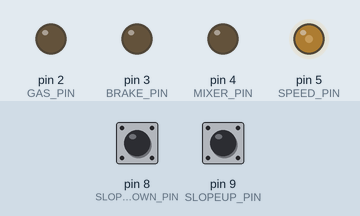
This sketch was run on a simulated Arduino Uno, built with avr-gcc and run on an emulated ATmega328P. Shown: output pins drawn as LEDs (lit = HIGH). The inputs (shaded band) are chosen by the test bench; at power-on: pin 8 (SLOPEDOWN_PIN) LOW, pin 9 (SLOPEUP_PIN) LOW.

Above: at 2.7 s.
2.8 s: pin 8 (SLOPEDOWN_PIN) pulled HIGH for 3.2 s
At 3.8 s:
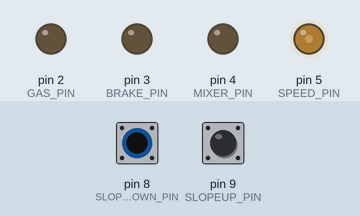
7.5 s: pin 8 (SLOPEDOWN_PIN) pulled HIGH for 1 s
At 9.0 s:
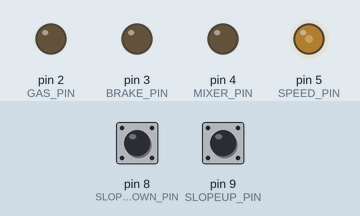
Timing chart, 0 to 10.5 s (numbered marks = the images above; inputs shaded):
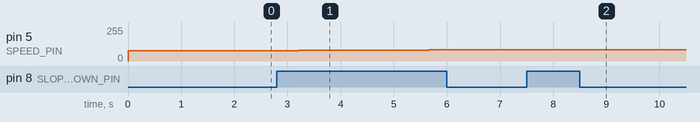

The sketch:

arduino_codeA.ino
```cpp
// --------------------------------------
// Include files
// --------------------------------------
#include <string.h>
#include <stdio.h>

// --------------------------------------
// Global Constants
// --------------------------------------
#define MESSAGE_SIZE 9
#define GAS_PIN 2
#define BRAKE_PIN 3
#define MIXER_PIN 4
#define SLOPEUP_PIN 9
#define SLOPEDOWN_PIN 8
#define SPEED_PIN 5

// --------------------------------------
// Global Variables
// --------------------------------------

/*** Planner ***/
int PC = 6; //number of secondary cycles per primary cycle
int SC = 0; //current secondary cycle. starts at 0
int f = 10; //duration of secondary cycle in ms
int time1 = 0; //time-tracking variable
int time2 = 0; //time-tracking variable
int flag = 0;

/*** Cart Control ***/
double speed = 55.5;
int slope = 0;
int gas = 0;
int brake = 0;
int mixer = 0;

bool request_received = false;
bool requested_answered = false;
char request[MESSAGE_SIZE+1];
char answer[MESSAGE_SIZE+1];

// --------------------------------------
// Function: comm_server
// --------------------------------------
int comm_server()
{
   static int count = 0;
   char car_aux;

   // If there were a received msg, send the processed answer or ERROR if none.
   // then reset for the next request.
   // NOTE: this requires that between two calls of com_server all possible
   //       answers have been processed.
   if (request_received) {
      // if there is an answer send it, else error
      if (requested_answered) {
          Serial.print(answer);
      } else {
          Serial.print("MSG: ERR\n");
      }
      // reset flags and buffers
      request_received = false;
      requested_answered = false;
      memset(request,'\0', MESSAGE_SIZE+1);
      memset(answer,'\0', MESSAGE_SIZE+1);
   }

   while (Serial.available()) {
      // read one character
      car_aux =Serial.read();

      //skip if it is not a valid character
      if  ( ( (car_aux < 'A') || (car_aux > 'Z') ) &&
           (car_aux != ':') && (car_aux != ' ') && (car_aux != '\n') ) {
         continue;
      }

      //Store the character
      request[count] = car_aux;

      // If the last character is an enter or
      // There are 9th characters set an enter and finish.
      if ( (request[count] == '\n') || (count == 8) ) {
         request[count] = '\n';
         count = 0;
         request_received = true;
         break;
      }

      // Increment the count
      count++;
   }
  speed_req();
  slope_req();
  gas_req();
  brake_req();
  mixer_req();
}


int speed_task()
{
  speed -= (0.25*slope - 0.5*gas + 0.5*brake)*PC*f/1000;
  speed = constrain(speed,0,100);
  //Serial.println(speed);

  int result = map(speed,0,70,0,100);
  analogWrite(SPEED_PIN, constrain(result,0,100));
  return 0;
}

// --------------------------------------
// Function: speed_req
// --------------------------------------
int speed_req()
{
   // If there is a request not answered, check if this is the one
   if ( (request_received) && (!requested_answered) &&
        (0 == strcmp("SPD: REQ\n",request)) ) {

      // send the answer for speed request
      char num_str[5];
      dtostrf(speed,4,1,num_str);
      sprintf(answer,"SPD:%s\n",num_str);

      // set request as answered
      requested_answered = true;
   }
   return 0;
}

int slope_task()
{
  if (digitalRead(SLOPEUP_PIN)==HIGH)
    {slope=1;}
  else if (digitalRead(SLOPEDOWN_PIN)==HIGH)
    {slope=-1;}
  else {slope=0;}
  return 0;
}
// --------------------------------------
// Function: slope_req
// --------------------------------------
int slope_req()
{
   // If there is a request not answered, check if this is the one
   if ( (request_received) && (!requested_answered) &&
        (0 == strcmp("SLP: REQ\n",request)) ) {

     if (slope==1)
     {sprintf(answer,"SLP:  UP\n");}
     else if (slope==-1)
     {sprintf(answer,"SLP:DOWN\n");}
     else {sprintf(answer,"SLP:FLAT\n");}
      // send the answer for slope request

      // set request as answered
      requested_answered = true;
   }
   return 0;
}

int gas_task()
{
  digitalWrite(GAS_PIN, gas);
  return 0;
}
// --------------------------------------
// Function: gas_req
// --------------------------------------
int gas_req()
{
   // If there is a request not answered, check if this is the one
   if ( (request_received) && (!requested_answered) ) {
      if (0 == strcmp("GAS: SET\n",request)) {
        gas = 1;
        sprintf(answer,"GAS:  OK\n");
        requested_answered = true;
      }
      else if (0 == strcmp("GAS: CLR\n",request)) {
        gas = 0;
        sprintf(answer,"GAS:  OK\n");
        requested_answered = true;
      }
    }
   return 0;
}

int brake_task()
{
  digitalWrite(BRAKE_PIN, brake);
  return 0;
}
// --------------------------------------
// Function: brake_req
// --------------------------------------
int brake_req()
{
   // If there is a request not answered, check if this is the one
   if ( (request_received) && (!requested_answered) ) {
      if (0 == strcmp("BRK: SET\n",request)) {
        brake = 1;
        sprintf(answer,"BRK:  OK\n");
        requested_answered = true;
      }
      else if (0 == strcmp("BRK: CLR\n",request)) {
        brake = 0;
        sprintf(answer,"BRK:  OK\n");
        requested_answered = true;
      }
    }
   return 0;
}

int mixer_task()
{
  digitalWrite(MIXER_PIN, mixer);
  return 0;
}
// --------------------------------------
// Function: mixer_req
// --------------------------------------
int mixer_req()
{
   // If there is a request not answered, check if this is the one
   if ( (request_received) && (!requested_answered) ) {
      if (0 == strcmp("MIX: SET\n",request)) {
        mixer = 1;
        sprintf(answer,"MIX:  OK\n");
        requested_answered = true;
      }
      else if (0 == strcmp("MIX: CLR\n",request)) {
        mixer = 0;
        sprintf(answer,"MIX:  OK\n");
        requested_answered = true;
      }
    }
   return 0;
}

// --------------------------------------
// Function: setup
// --------------------------------------
void setup()
{
  pinMode(GAS_PIN, OUTPUT);
  pinMode(BRAKE_PIN, OUTPUT);
  pinMode(MIXER_PIN, OUTPUT);
  pinMode(SLOPEUP_PIN, INPUT);
  pinMode(SLOPEDOWN_PIN, INPUT);
  pinMode(SPEED_PIN, OUTPUT);

  //Timer 2 (timer for ADC)
  //interrupt period = (1/16MHz) * 1023 * 156 = 0.00997425 s (100.258Hz)
  TCCR2B = B00000101;     //Reset entire TCCR2B to 0 and prescaler of 1023
  TIMSK2 &= B11111000;    //Disables the interrupts from timer2
  OCR2B = 156;            //Set compare register A to this value
  TCNT2 = 0;              //Set the timer2 count to 0
  // Setup Serial Monitor
  Serial.begin(9600);
  TIMSK2 |= B00000100; //enable compB interrupts from timer2
}

// --------------------------------------
// Function: loop
// --------------------------------------
void loop()
{
  if (flag) {
  flag = 0;
  if ((time2-time1)>f) {
  //Critical error, the system was too slow. Kernel panic or something and then exit
  //exit(1);
  }

  time1 = time2;
  switch(SC) {
    case 0:
      comm_server();
      break;
    case 1:
      slope_task();
      break;
    case 2:
      speed_task();
      break;
    case 3:
      gas_task();
      break;
    case 4:
      brake_task();
      break;
    case 5:
      mixer_task();
      break;
    }
  SC = (SC+1) % PC;
  time2 = millis();
  }
}


ISR(TIMER2_COMPB_vect) {
  flag = 1;
}
```

Measured:
- after the input at 2.8 s, pin 5 (SPEED_PIN): 78/255 → 80/255 after 0.41 s, → 81/255 0.82 s later, → 82/255 0.81 s later, → 84/255 0.82 s later
- after the input at 7.5 s, pin 5 (SPEED_PIN): 84/255 → 85/255 after 0.47 s
